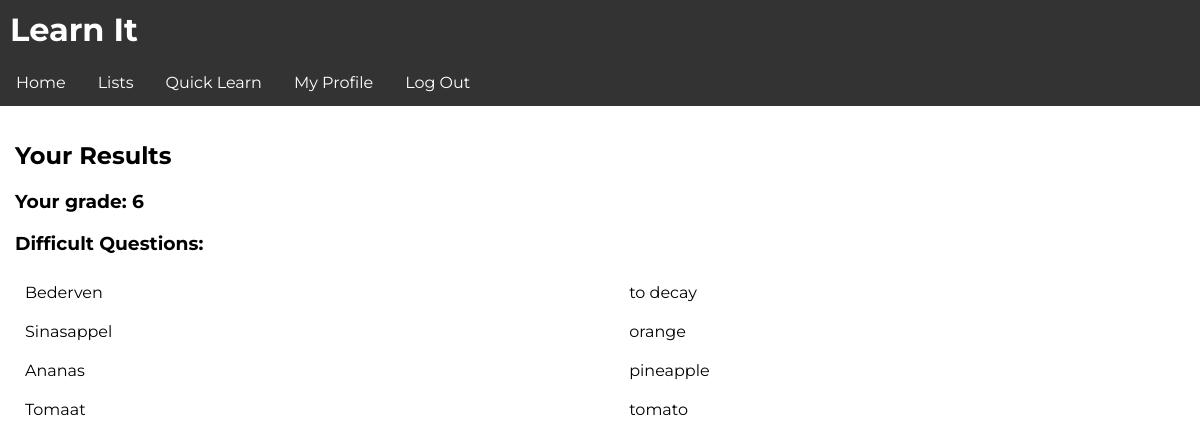
Screenshot of /app/result/5 (signed in) with the database file from the repository.
### learnit/models.py (models this page shows, shortened)
class TestResults(models.Model):
    grade = models.IntegerField()
    user = models.ForeignKey(to=User, on_delete=models.CASCADE)
    datetime = models.DateTimeField(auto_now=True)
    difficult_questions = models.ManyToManyField(to=Question)

class Question(models.Model):
    question = models.CharField(max_length=500)
    answer = models.CharField(max_length=500)

### learnit/views.py (the view)
# urls.py: path('app/result/<int:result_id>', views.results, name='results_page'),
def results(request, result_id):
    if not request.user.is_authenticated:
        return redirect('/login')
    return render(request, 'app/result.html', {
        'result': TestResults.objects.get(pk=result_id)
    })

### templates/app/result.html
{% extends 'base.html' %}
{% block content %}
    <h2>Your Results</h2>
    <h3>Your grade: {{ result.grade }}</h3>
    {% if result.difficult_questions.all %}
    <h3>Difficult Questions:</h3>
    <table>
    {% for question in result.difficult_questions.all %}
    <tr>
    <td>{{ question.question }}</td>
    <td>{{ question.answer }}</td>
</tr>
{% endfor %}
{% endif %}
</table>
{% endblock %}

### learnit/static/css/style.css (style rules this page uses)
html, body { margin: 0; padding: 0; }
* { font-family: 'Montserrat', sans-serif; }
table { width: 100%; vertical-align: top; text-align: left; border-spacing: 0; border-collapse: collapse; }
td { width: auto; }
td { margin: 0; padding: 10px; }
h2 { font-weight: bold; }

### rows the page displays
TestResults: grade "6"
Question: question "Bederven", answer "to decay"
Question: question "Sinasappel", answer "orange"
Question: question "Ananas", answer "pineapple"
Question: question "Tomaat", answer "tomato"
